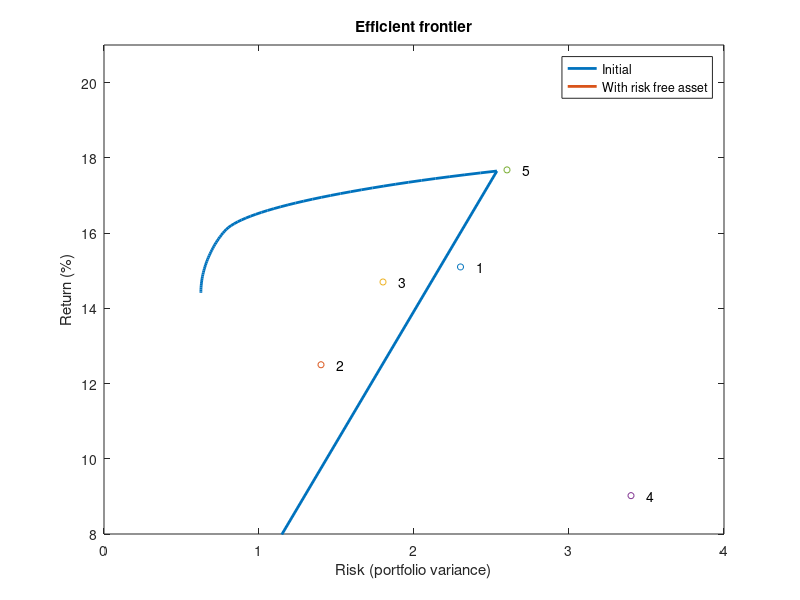

Reproduce this figure in MATLAB.
% problem 4 - Markowitz
cov = [ 2.30 0.93 0.62 0.74 -0.23 ; 0.93 1.40 0.22 0.56 0.26 ; 0.62 0.22 1.80 0.78 -0.27 ; 0.74 0.56 0.78 3.40 -0.56 ;-0.23 0.26 -0.27 -0.56 2.60 ];
returns = [ 15.10 ; 12.50 ; 14.70 ; 9.02 ; 17.68 ];

H = cov .* 2;
%H = cov;
% Q1
% objective function should minimize risk
% there are two equality constraints, one so that return = 10 and the other
% so the proportions of money invested sum to 1
% covariance matrix is essentially the Hessian matrix and x is the
% vector with the weights in each asset
% if shortsales are not allowed, there's additional inequality constraint
% that all weights must be larger/equal to zero

f = [ 0 ; 0 ; 0 ; 0 ; 0 ];
A = -returns';
b = -10;
Aeq = [ 1 1 1 1 1 ];
beq = 1;
lb = [ 0 ; 0 ; 0 ; 0 ; 0 ];
ub = [ 1 ; 1 ; 1 ; 1 ; 1 ];
% Q2
% assuming not shortsales maximum return 17.68 and minimal 9.02

% Q3
%[x,fval,exitflag,output,lambda] = quadprog(H, f, A, b, Aeq, beq, lb, ub);
% R = 10 portfolio
[x,fval] = quadprog(H, f, A, b, Aeq, beq, lb, ub);
x_10 = x;
fval_10 = fval;

% R = 17
b = -17;
[x,fval] = quadprog(H, f, A, b, Aeq, beq, lb, ub);
x_17 = x;
fval_17 = fval;

b = -17.5;
[x,fval] = quadprog(H, f, A, b, Aeq, beq, lb, ub);
x_175 = x;
fval_175 = fval;


% min variance portfolio
b = 0;
[x,fval] = quadprog(H, f, A, b, Aeq, beq, lb, ub);
x_min = x;
fval_min = fval;

% Q4
plot_variances = [];
plot_returns = [];
for R = 9:0.05:17.70
    b = -R;
    [x,fval] = quadprog(H, f, A, b, Aeq, beq, lb, ub);    

    plot_returns = [plot_returns, x' * returns];
    plot_variances = [plot_variances, fval];

end
p1 = plot(plot_variances, plot_returns, 'LineWidth', 2);
ylim([8, 21]);
xlim([0, 4]);
title('Efficient frontier');
xlabel('Risk (portfolio variance)');
ylabel('Return (%)');
hold on;
%scatter(fval_10, x_10' * returns, 20); 

%txt1 = '\leftarrow Minimum variance portfolio';
%text(fval_10 + 0.05, x_10' * returns + 0.03, txt1)

% Q5
returns = [ 15.10 ; 12.50 ; 14.70 ; 9.02 ; 17.68 ; 2.0 ];
% add a column and row of zeros to the covariance matrix, representing that the riskfree
% security isn't correlated with any of the previous securities
cov = [cov, zeros(5,1)];
cov = [cov ; zeros(1,6)];
H = 2 .* cov;

f = [ 0 ; 0 ; 0 ; 0 ; 0 ; 0];
lb = [ 0 ; 0 ; 0 ; 0 ; 0 ; 0];
ub = [ 1 ; 1 ; 1 ; 1 ; 1 ; 1];

% Q6
Aeq = [ 1 1 1 1 1 1 ];
beq = 1;
A = -returns';

plot_variances = [];
%plot_returns = zeros(21, 1);
plot_returns = [];
for R = 7:0.05:17.70
    b = -R;
    [x,fval] = quadprog(H, f, A, b, Aeq, beq, lb, ub);    

    plot_returns = [plot_returns, x' * returns];
    plot_variances = [plot_variances, fval];

end

hold on;
p2 = plot(plot_variances, plot_returns, 'LineWidth', 2);

hold on;
vars = diag(cov);

for i = 1:5
   s = scatter(vars(i), returns(i), 20); 
   txt = int2str(i);
   text(vars(i)+0.1, returns(i), txt);
    
end


legend([p1 p2],{'Initial','With risk free asset'});

% Q7
b = -15;
[x,fval] = quadprog(H, f, A, b, Aeq, beq, lb, ub);  
x_15_rf = x;
fval_15_rf = fval;
r_15_rf = returns' * x_15_rf;

hold on;
p_15 = scatter(fval_15_rf, r_15_rf, 20); 
txt15 = '\leftarrow P_{15}';
text(fval_15_rf + 0.1, r_15_rf -0.05, txt15);

